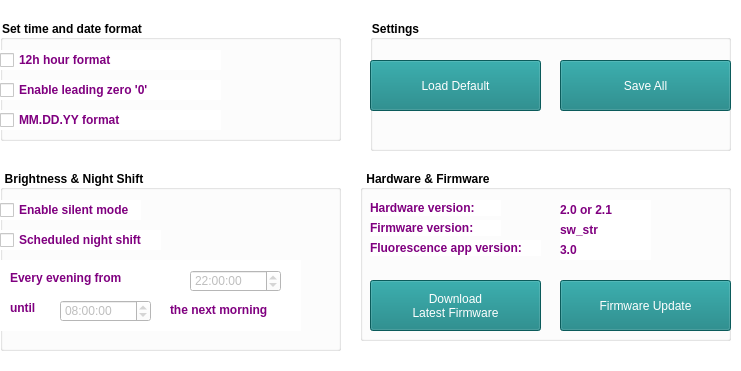
   <widget class="QWidget" name="panel_lsettings" native="true">
    <property name="geometry">
     <rect>
      <x>10</x>
      <y>120</y>
      <width>741</width>
      <height>371</height>
     </rect>
    </property>
    <property name="font">
     <font>
      <family>.AppleSystemUIFont</family>
     </font>
    </property>
    <property name="styleSheet">
     <string notr="true">background-color: rgb(255, 255, 255);</string>
    </property>
    <widget class="QGroupBox" name="lsettings_td">
     <property name="geometry">
      <rect>
       <x>0</x>
       <y>20</y>
       <width>341</width>
       <height>121</height>
      </rect>
     </property>
     <property name="font">
      <font>
       <family>.AppleSystemUIFont</family>
       <weight>75</weight>
       <bold>true</bold>
      </font>
     </property>
     <property name="styleSheet">
      <string notr="true">background-color: rgb(255, 255, 255);</string>
     </property>
     <property name="title">
      <string>Set time and date format</string>
     </property>
     <property name="flat">
      <bool>true</bool>
     </property>
     <widget class="QCheckBox" name="lsettings_td_12hr_enable">
      <property name="geometry">
       <rect>
        <x>0</x>
        <y>30</y>
        <width>221</width>
        <height>20</height>
       </rect>
      </property>
      <property name="font">
       <font>
        <family>.AppleSystemUIFont</family>
        <weight>75</weight>
        <bold>true</bold>
       </font>
      </property>
      <property name="styleSheet">
       <string notr="true">color: rgb(128, 0, 128);</string>
      </property>
      <property name="text">
       <string>12h hour format</string>
      </property>
     </widget>
     <widget class="QCheckBox" name="lsettings_td_l0_enable">
      <property name="enabled">
       <bool>false</bool>
      </property>
      <property name="geometry">
       <rect>
        <x>0</x>
        <y>60</y>
        <width>221</width>
        <height>20</height>
       </rect>
      </property>
      <property name="font">
       <font>
        <family>.AppleSystemUIFont</family>
        <weight>75</weight>
        <bold>true</bold>
       </font>
      </property>
      <property name="styleSheet">
       <string notr="true">color: rgb(128, 0, 128);</string>
      </property>
      <property name="text">
       <string>Enable leading zero '0'</string>
      </property>
     </widget>
     <widget class="QCheckBox" name="lsettings_td_intldate_enable">
      <property name="enabled">
       <bool>false</bool>
      </property>
      <property name="geometry">
       <rect>
        <x>0</x>
        <y>90</y>
        <width>221</width>
        <height>20</height>
       </rect>
      </property>
      <property name="font">
       <font>
        <family>.AppleSystemUIFont</family>
        <weight>75</weight>
        <bold>true</bold>
       </font>
      </property>
      <property name="styleSheet">
       <string notr="true">color: rgb(128, 0, 128);</string>
      </property>
      <property name="text">
       <string>MM.DD.YY format</string>
      </property>
     </widget>
    </widget>
    <widget class="QGroupBox" name="lsettings_nsh">
     <property name="geometry">
      <rect>
       <x>0</x>
       <y>170</y>
       <width>341</width>
       <height>181</height>
      </rect>
     </property>
     <property name="font">
      <font>
       <family>.AppleSystemUIFont</family>
       <weight>75</weight>
       <bold>true</bold>
      </font>
     </property>
     <property name="title">
      <string>Brightness &amp;&amp; Night Shift</string>
     </property>
     <property name="flat">
      <bool>true</bool>
     </property>
     <widget class="QCheckBox" name="lsettings_nsh_enable">
      <property name="geometry">
       <rect>
        <x>0</x>
        <y>30</y>
        <width>141</width>
        <height>20</height>
       </rect>
      </property>
      <property name="font">
       <font>
        <family>.AppleSystemUIFont</family>
        <weight>75</weight>
        <bold>true</bold>
       </font>
      </property>
      <property name="styleSheet">
       <string notr="true">color: rgb(128, 0, 128);</string>
      </property>
      <property name="text">
       <string>Enable silent mode</string>
      </property>
     </widget>
     <widget class="QCheckBox" name="lsettings_nsh_scheduled_enable">
      <property name="geometry">
       <rect>
        <x>0</x>
        <y>60</y>
        <width>161</width>
        <height>20</height>
       </rect>
      </property>
      <property name="font">
       <font>
        <family>.AppleSystemUIFont</family>
        <weight>75</weight>
        <bold>true</bold>
       </font>
      </property>
      <property name="styleSheet">
       <string notr="true">color: rgb(128, 0, 128);</string>
      </property>
      <property name="text">
       <string>Scheduled night shift</string>
      </property>
     </widget>
     <widget class="QWidget" name="lsettings_nsh_panel" native="true">
      <property name="enabled">
       <bool>false</bool>
      </property>
      <property name="geometry">
       <rect>
        <x>0</x>
        <y>90</y>
        <width>301</width>
        <height>71</height>
       </rect>
      </property>
      <property name="font">
       <font>
        <family>.AppleSystemUIFont</family>
       </font>
      </property>
      <widget class="QTimeEdit" name="lsettings_nsh_start">
       <property name="geometry">
        <rect>
         <x>190</x>
         <y>10</y>
         <width>91</width>
         <height>22</height>
        </rect>
       </property>
       <property name="font">
        <font>
         <family>.AppleSystemUIFont</family>
        </font>
       </property>
       <property name="time">
        <time>
         <hour>22</hour>
         <minute>0</minute>
         <second>0</second>
        </time>
       </property>
      </widget>
      <widget class="QLabel" name="lsettings_nsh_intro1">
       <property name="geometry">
        <rect>
         <x>10</x>
         <y>10</y>
         <width>141</width>
         <height>16</height>
        </rect>
       </property>
       <property name="font">
        <font>
         <family>.AppleSystemUIFont</family>
         <weight>75</weight>
         <bold>true</bold>
        </font>
       </property>
       <property name="styleSheet">
        <string notr="true">color: rgb(128, 0, 128);</string>
       </property>
       <property name="text">
        <string>Every evening from</string>
       </property>
      </widget>
      <widget class="QTimeEdit" name="lsettings_nsh_stop">
       <property name="geometry">
        <rect>
         <x>60</x>
         <y>40</y>
         <width>91</width>
         <height>22</height>
        </rect>
       </property>
       <property name="font">
        <font>
         <family>.AppleSystemUIFont</family>
        </font>
       </property>
       <property name="time">
        <time>
         <hour>8</hour>
         <minute>0</minute>
         <second>0</second>
        </time>
       </property>
      </widget>
      <widget class="QLabel" name="lsettings_nsh_intro3">
       <property name="geometry">
        <rect>
         <x>170</x>
         <y>40</y>
         <width>111</width>
         <height>20</height>
        </rect>
       </property>
       <property name="font">
        <font>
         <family>.AppleSystemUIFont</family>
         <weight>75</weight>
         <bold>true</bold>
        </font>
       </property>
       <property name="styleSheet">
        <string notr="true">color: rgb(128, 0, 128);</string>
       </property>
       <property name="text">
        <string>the next morning</string>
       </property>
      </widget>
      <widget class="QLabel" name="lsettings_nsh_intro2">
       <property name="geometry">
        <rect>
         <x>10</x>
         <y>40</y>
         <width>41</width>
         <height>16</height>
        </rect>
       </property>
       <property name="font">
        <font>
         <family>.AppleSystemUIFont</family>
         <weight>75</weight>
         <bold>true</bold>
        </font>
       </property>
       <property name="styleSheet">
        <string notr="true">color: rgb(128, 0, 128);</string>
       </property>
       <property name="text">
        <string>until</string>
       </property>
      </widget>
     </widget>
    </widget>
    <widget class="QGroupBox" name="lsettings_info">
     <property name="geometry">
      <rect>
       <x>360</x>
       <y>170</y>
       <width>371</width>
       <height>171</height>
      </rect>
     </property>
     <property name="font">
      <font>
       <family>.AppleSystemUIFont</family>
       <weight>75</weight>
       <bold>true</bold>
      </font>
     </property>
     <property name="title">
      <string>Hardware &amp;&amp; Firmware</string>
     </property>
     <property name="flat">
      <bool>true</bool>
     </property>
     <widget class="QLabel" name="lsettings_info_hw_t">
      <property name="geometry">
       <rect>
        <x>10</x>
        <y>30</y>
        <width>131</width>
        <height>16</height>
       </rect>
      </property>
      <property name="font">
       <font>
        <family>.AppleSystemUIFont</family>
        <weight>75</weight>
        <bold>true</bold>
       </font>
      </property>
      <property name="styleSheet">
       <string notr="true">color: rgb(128, 0, 128);</string>
      </property>
      <property name="text">
       <string>Hardware version:</string>
      </property>
     </widget>
     <widget class="QPushButton" name="lsettings_info_update">
      <property name="geometry">
       <rect>
        <x>200</x>
        <y>110</y>
        <width>171</width>
        <height>51</height>
       </rect>
      </property>
      <property name="font">
       <font>
        <family>.AppleSystemUIFont</family>
       </font>
      </property>
      <property name="styleSheet">
       <string notr="true">background-color: rgb(16, 128, 128);
color: rgb(255, 255, 255);</string>
      </property>
      <property name="text">
       <string>Firmware Update</string>
      </property>
     </widget>
     <widget class="QLabel" name="lsettings_info_hw">
      <property name="geometry">
       <rect>
        <x>200</x>
        <y>30</y>
        <width>91</width>
        <height>20</height>
       </rect>
      </property>
      <property name="font">
       <font>
        <family>.AppleSystemUIFont</family>
        <weight>75</weight>
        <bold>true</bold>
       </font>
      </property>
      <property name="styleSheet">
       <string notr="true">color: rgb(128, 0, 128);</string>
      </property>
      <property name="text">
       <string>2.0 or 2.1</string>
      </property>
     </widget>
     <widget class="QLabel" name="lsettings_info_fw_t">
      <property name="geometry">
       <rect>
        <x>10</x>
        <y>50</y>
        <width>131</width>
        <height>16</height>
       </rect>
      </property>
      <property name="font">
       <font>
        <family>.AppleSystemUIFont</family>
        <weight>75</weight>
        <bold>true</bold>
       </font>
      </property>
      <property name="styleSheet">
       <string notr="true">color: rgb(128, 0, 128);</string>
      </property>
      <property name="text">
       <string>Firmware version:</string>
      </property>
     </widget>
     <widget class="QLabel" name="lsettings_info_fw">
      <property name="geometry">
       <rect>
        <x>200</x>
        <y>50</y>
        <width>91</width>
        <height>20</height>
       </rect>
      </property>
      <property name="font">
       <font>
        <family>.AppleSystemUIFont</family>
        <weight>75</weight>
        <bold>true</bold>
       </font>
      </property>
      <property name="styleSheet">
       <string notr="true">color: rgb(128, 0, 128);</string>
      </property>
      <property name="text">
       <string>sw_str</string>
      </property>
     </widget>
     <widget class="QLabel" name="lsettings_info_app_t">
      <property name="geometry">
       <rect>
        <x>10</x>
        <y>70</y>
        <width>171</width>
        <height>16</height>
       </rect>
      </property>
      <property name="font">
       <font>
        <family>.AppleSystemUIFont</family>
        <weight>75</weight>
        <bold>true</bold>
       </font>
      </property>
      <property name="styleSheet">
       <string notr="true">color: rgb(128, 0, 128);</string>
      </property>
      <property name="text">
       <string>Fluorescence app version:</string>
      </property>
     </widget>
     <widget class="QLabel" name="lsettings_info_app">
      <property name="geometry">
       <rect>
        <x>200</x>
        <y>70</y>
        <width>91</width>
        <height>20</height>
       </rect>
      </property>
      <property name="font">
       <font>
        <family>.AppleSystemUIFont</family>
        <weight>75</weight>
        <bold>true</bold>
       </font>
      </property>
      <property name="styleSheet">
       <string notr="true">color: rgb(128, 0, 128);</string>
      </property>
      <property name="text">
       <string>3.0</string>
      </property>
     </widget>
     <widget class="QPushButton" name="lsettings_info_download">
      <property name="geometry">
       <rect>
        <x>10</x>
        <y>110</y>
        <width>171</width>
        <height>51</height>
       </rect>
      </property>
      <property name="font">
       <font>
        <family>.AppleSystemUIFont</family>
       </font>
      </property>
      <property name="styleSheet">
       <string notr="true">background-color: rgb(16, 128, 128);
color: rgb(255, 255, 255);</string>
      </property>
      <property name="text">
       <string>Download 
Latest Firmware</string>
      </property>
     </widget>
    </widget>
    <widget class="QGroupBox" name="lsettings_settings">
     <property name="geometry">
      <rect>
       <x>370</x>
       <y>20</y>
       <width>361</width>
       <height>131</height>
      </rect>
     </property>
     <property name="font">
      <font>
       <family>.AppleSystemUIFont</family>
       <weight>75</weight>
       <bold>true</bold>
      </font>
     </property>
     <property name="title">
      <string>Settings</string>
     </property>
     <property name="flat">
      <bool>true</bool>
     </property>
     <widget class="QPushButton" name="lsettings_settings_default">
      <property name="geometry">
       <rect>
        <x>0</x>
        <y>40</y>
        <width>171</width>
        <height>51</height>
       </rect>
      </property>
      <property name="font">
       <font>
        <family>.AppleSystemUIFont</family>
       </font>
      </property>
      <property name="styleSheet">
       <string notr="true">background-color: rgb(16, 128, 128);
color: rgb(255, 255, 255);</string>
      </property>
      <property name="text">
       <string>Load Default</string>
      </property>
     </widget>
     <widget class="QPushButton" name="lsettings_settings_save">
      <property name="geometry">
       <rect>
        <x>190</x>
        <y>40</y>
        <width>171</width>
        <height>51</height>
       </rect>
      </property>
      <property name="font">
       <font>
        <family>.AppleSystemUIFont</family>
       </font>
      </property>
      <property name="styleSheet">
       <string notr="true">background-color: rgb(16, 128, 128);
color: rgb(255, 255, 255);</string>
      </property>
      <property name="text">
       <string>Save All</string>
      </property>
     </widget>
    </widget>
   </widget>
